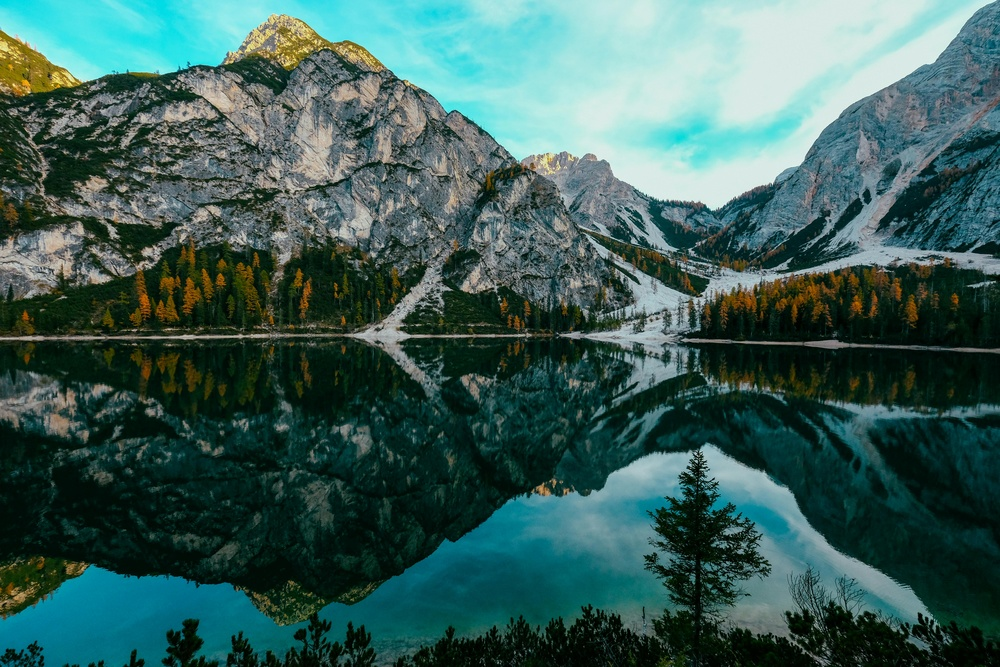
#> input picture img/imgpru.jpg, 1000 x 667 px, shrunk from 6000 x 4000 before the run
$ jupyter execute 07_paleta_falso_color.ipynb
#> lines starting #> are read from the running program, lines starting #| are printed output that depends on the picture
[cell 1]
import cv2
import numpy as np
import matplotlib.pyplot as plt

[cell 2]
vecsin = [
    "nada",
    cv2.COLORMAP_AUTUMN,
    cv2.COLORMAP_BONE,
    cv2.COLORMAP_JET,
    cv2.COLORMAP_WINTER,
    cv2.COLORMAP_RAINBOW,
    cv2.COLORMAP_OCEAN,
    cv2.COLORMAP_SUMMER,
    cv2.COLORMAP_SPRING,
    cv2.COLORMAP_COOL,
    cv2.COLORMAP_HSV,
    cv2.COLORMAP_PINK,
    cv2.COLORMAP_HOT,
    cv2.COLORMAP_PARULA,
    cv2.COLORMAP_MAGMA,
    cv2.COLORMAP_INFERNO,
    cv2.COLORMAP_PLASMA,
    cv2.COLORMAP_VIRIDIS,
    cv2.COLORMAP_CIVIDIS,
    cv2.COLORMAP_TWILIGHT,
    cv2.COLORMAP_TWILIGHT_SHIFTED,
    cv2.COLORMAP_TURBO,
    cv2.COLORMAP_DEEPGREEN
    ]

[cell 3]
img = cv2.imread('..//img/imgpru.jpg', 1)
#> img is the input picture: shape (667, 1000, 3); mean B, G, R 89.3, 94.6, 59.7
plt.rcParams['figure.figsize'] = [10, 10]
for i in range(len(vecsin)):
    numerin = i + 1
    if vecsin[i] != "nada":
        imC = cv2.applyColorMap(img, vecsin[i])
        plt.subplot(6, 4, numerin)
        plt.imshow(imC)
    else:
        plt.subplot(6, 4, numerin)
        plt.imshow(cv2.cvtColor(img, cv2.COLOR_BGR2RGB))
    plt.title("Imagen " + str(numerin))
#> this loop made 23 passes
#> pass 2, `imC = cv2.applyColorMap(img, vecsin[i])`:
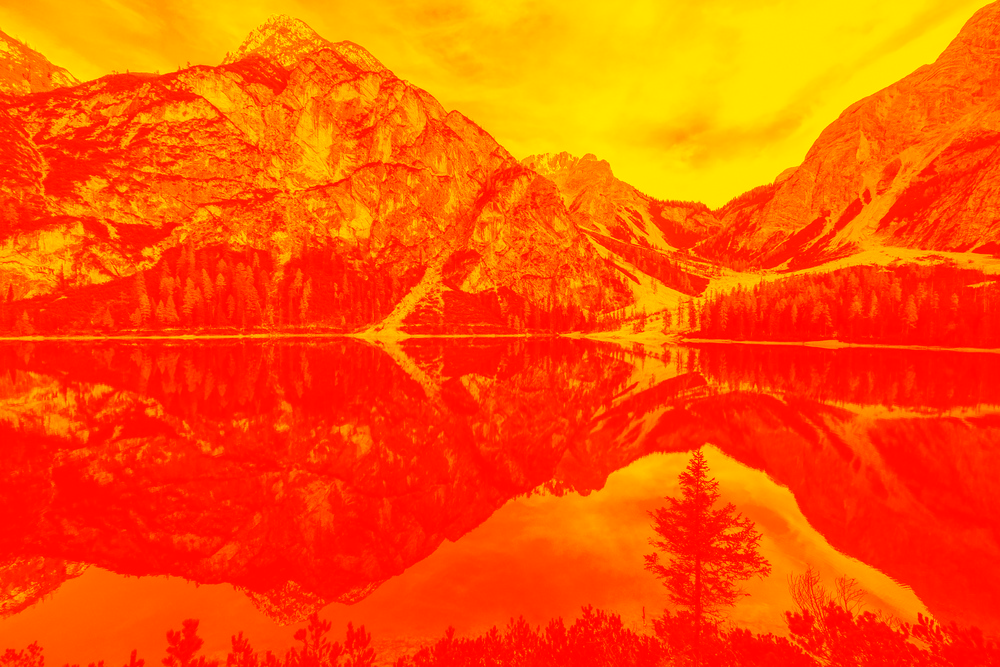
#> imC: shape (667, 1000, 3); mean B, G, R 0, 83.6, 255
#> pass 3, `imC = cv2.applyColorMap(img, vecsin[i])`:
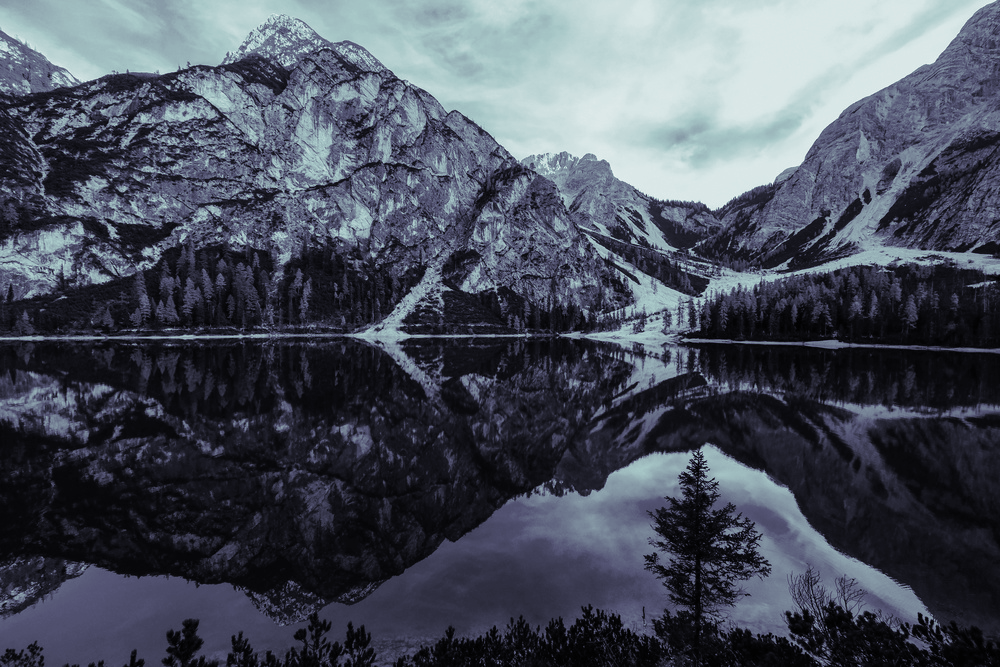
#> imC: shape (667, 1000, 3); mean B, G, R 92.8, 80.4, 74.5

plt.tight_layout()
plt.show()
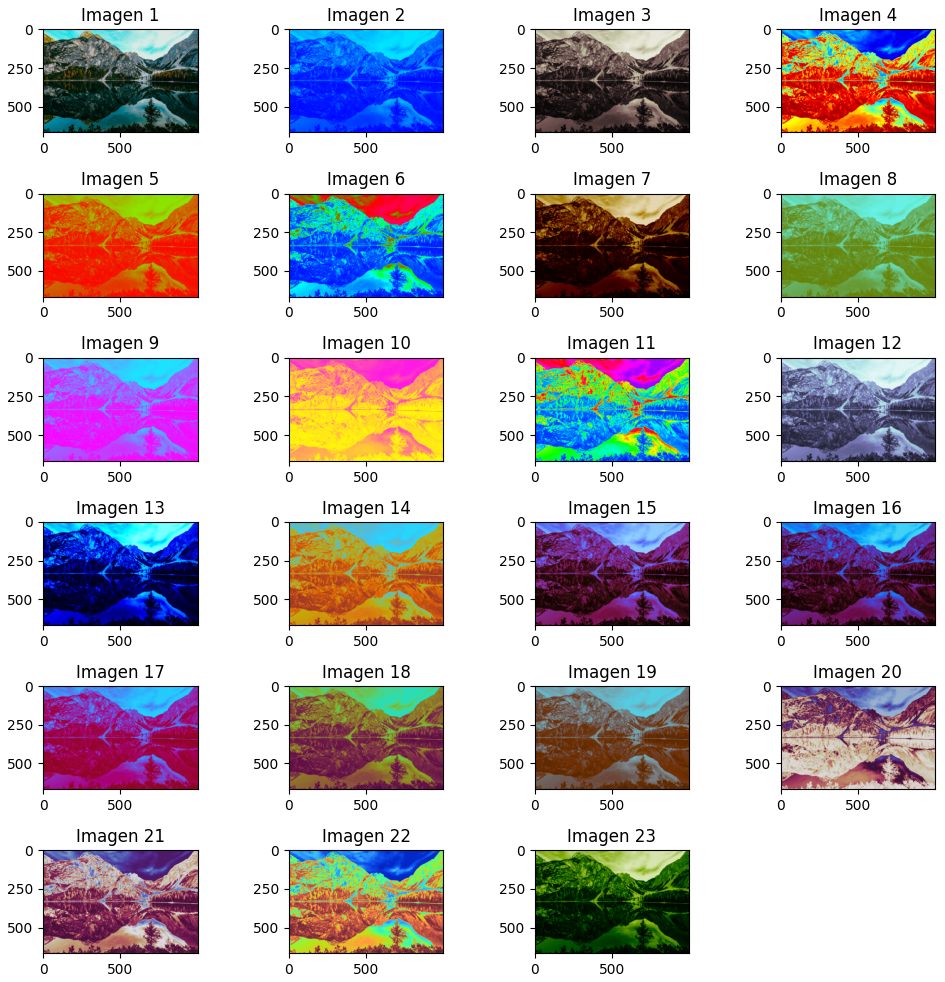
#> figure drawn by matplotlib, 23 panels; B, G, R data is drawn as R, G, B

$ run again, with img/3333.jpg copied over img/imgpru.jpg
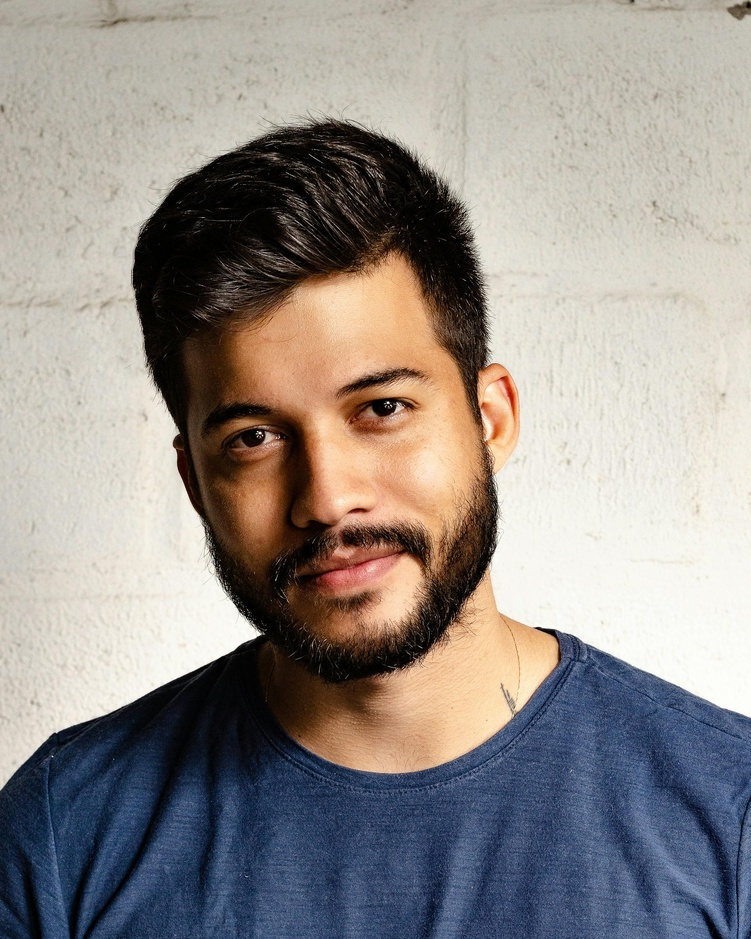
#> input picture img/3333.jpg, 751 x 939 px, shrunk from 2400 x 3000 before the run
#> img is the input picture: shape (939, 751, 3); mean B, G, R 138.1, 142.4, 148.4
#> the loop `for i in range(len(vecsin)):` made 23 passes
#> pass 2, `imC = cv2.applyColorMap(img, vecsin[i])`:
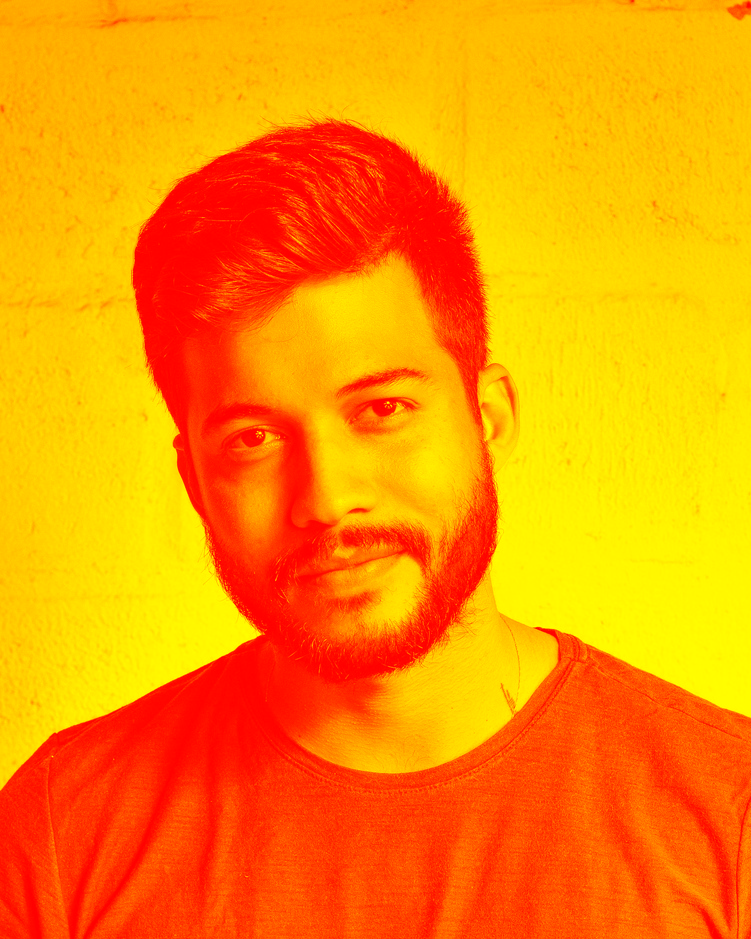
#> imC: shape (939, 751, 3); mean B, G, R 0, 143.7, 255
#> pass 3, `imC = cv2.applyColorMap(img, vecsin[i])`:
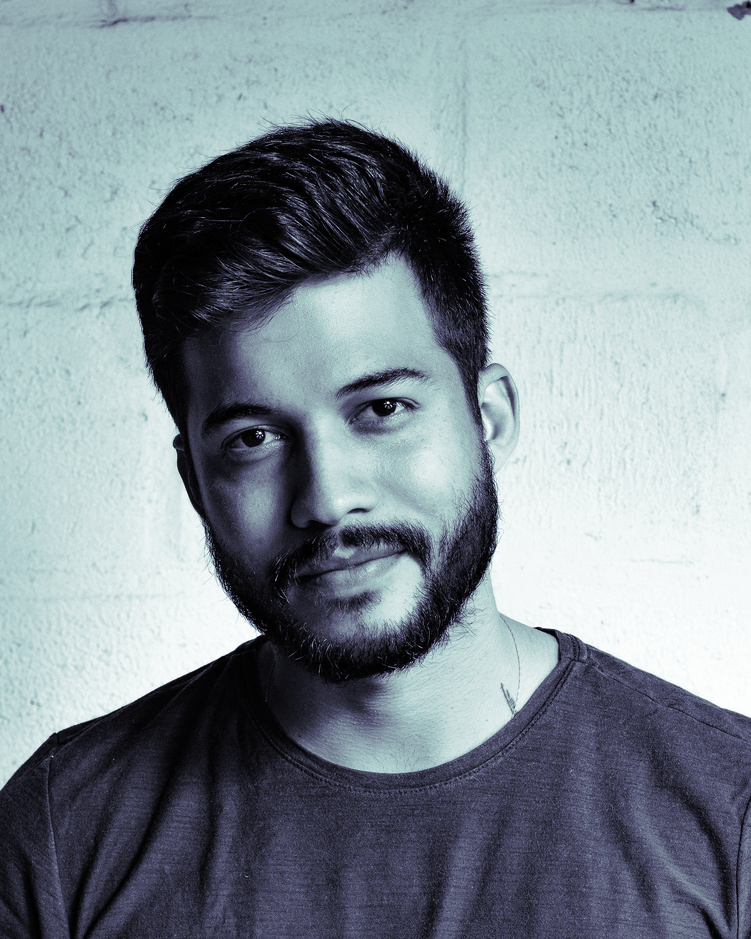
#> imC: shape (939, 751, 3); mean B, G, R 151.5, 144, 131.5

$ run again, with img/Different-LED.jpg copied over img/imgpru.jpg
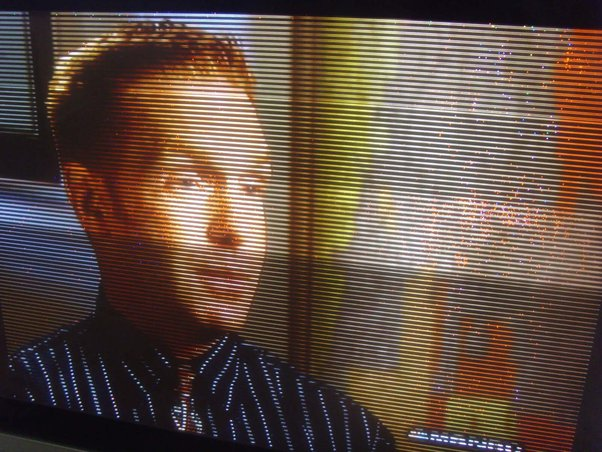
#> input picture img/Different-LED.jpg, 602 x 452 px
#> img is the input picture: shape (452, 602, 3); mean B, G, R 67.8, 79.2, 98.5
#> the loop `for i in range(len(vecsin)):` made 23 passes
#> pass 2, `imC = cv2.applyColorMap(img, vecsin[i])`:
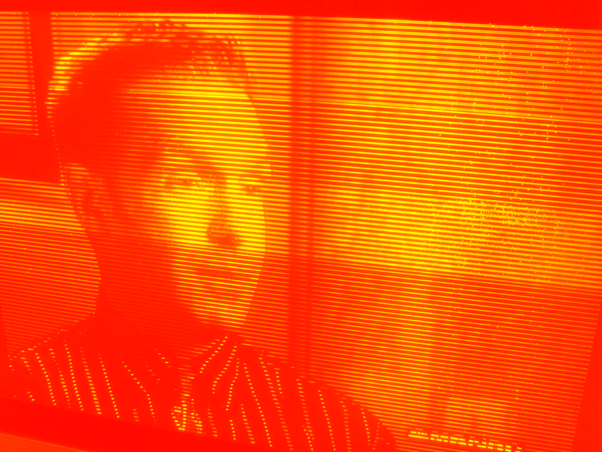
#> imC: shape (452, 602, 3); mean B, G, R 0, 83.7, 255
#> pass 3, `imC = cv2.applyColorMap(img, vecsin[i])`:
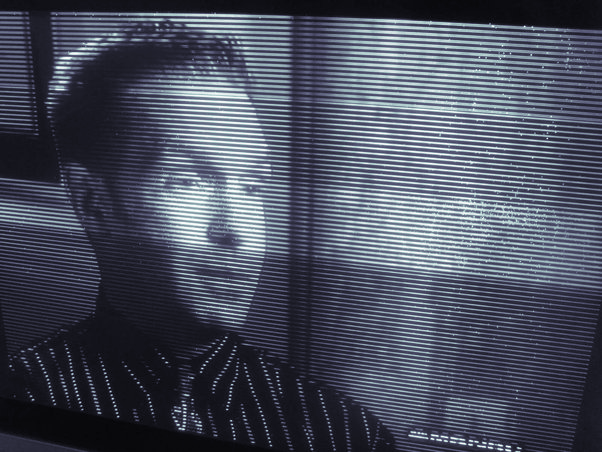
#> imC: shape (452, 602, 3); mean B, G, R 94.5, 79.2, 74.2
